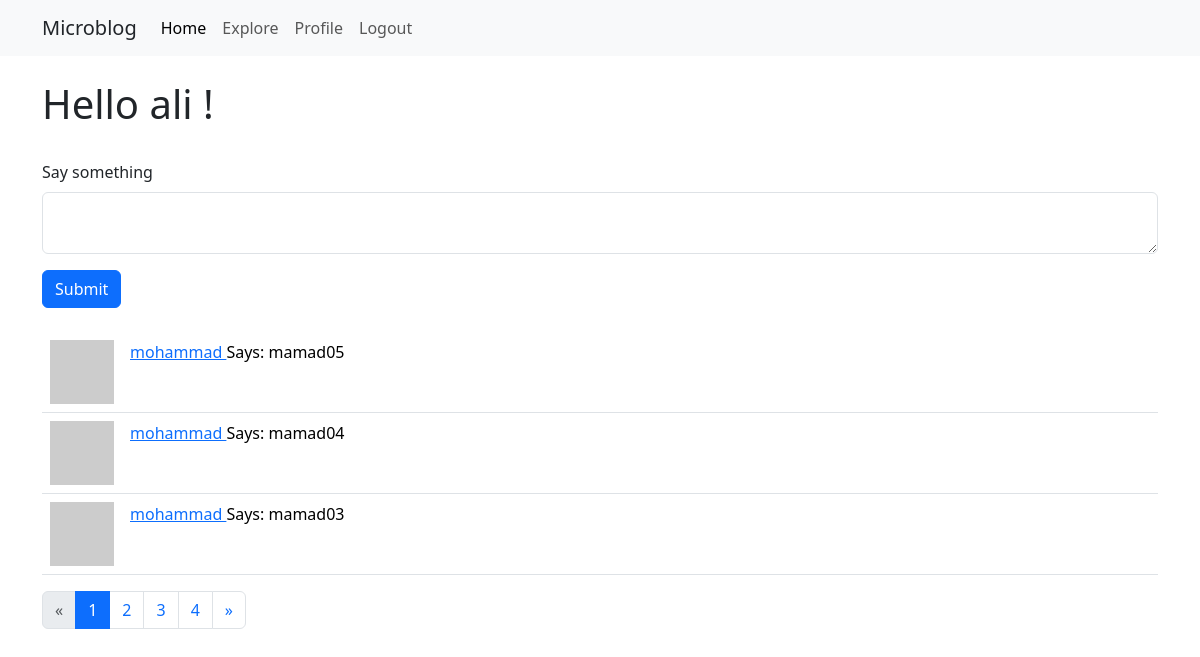
The page /index (signed in) on the database as committed earlier.
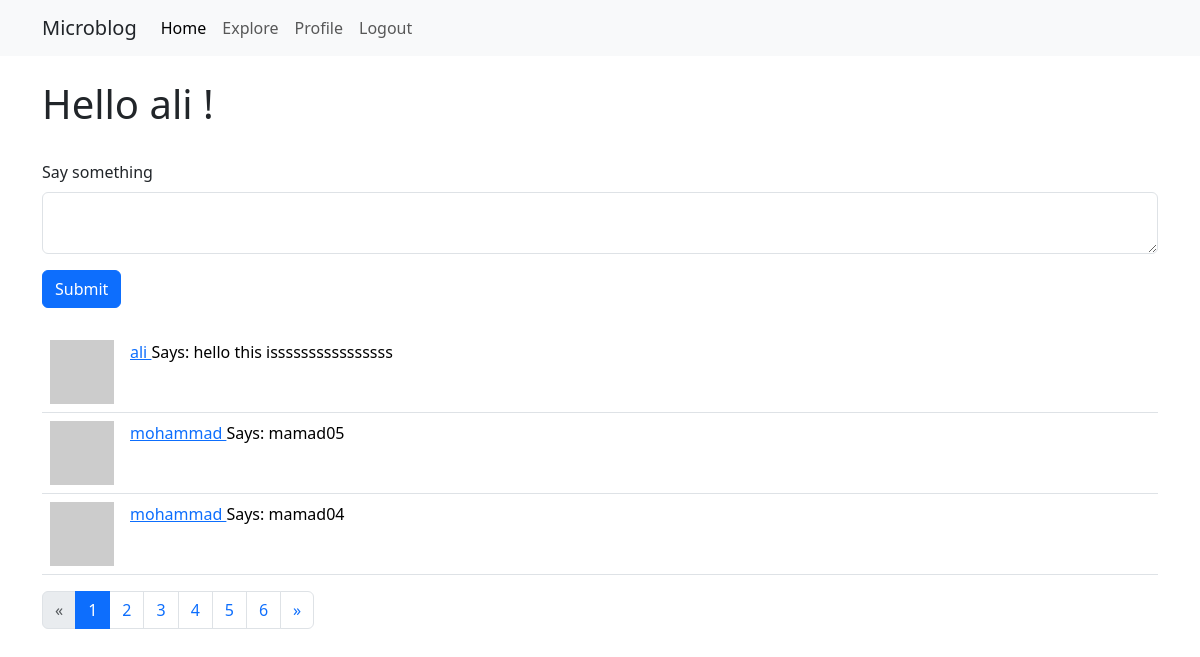
The same page on the database as committed later.
### myapp/models.py (models this page shows, shortened)
class User(db.Model, UserMixin):
    id = db.Column(db.Integer, primary_key=True)
    username = db.Column(db.String(64), index=True, unique=True)
    email = db.Column(db.String(128), index=True, unique=True)
    password_hash = db.Column(db.String(128))
    posts = db.relationship('Post', backref="author", lazy="dynamic")
    about_me = db.Column(db.String(140))
    last_seen = db.Column(db.DateTime(), default=datetime.utcnow)
    followed = db.relationship('User',secondary=follow_rel,
        primaryjoin = (id == follow_rel.c.follower_id),
        secondaryjoin = (id == follow_rel.c.followed_id),
        backref=db.backref("followers",lazy="dynamic"),
        lazy="dynamic"
    )
    def avatar(self, size, default="identicon"):
        digest = md5(self.email.encode("utf-8")).hexdigest()
        gravatar_link = "https://gravatar.com/avatar/{}?s={}&d={}"
        user_avatar = gravatar_link.format(digest, size, default)
        return user_avatar
    def following_posts(self):
        posts = Post.query.join(follow_rel, follow_rel.c.followed_id == Post.user_id).filter(follow_rel.c.follower_id == self.id)
        return posts
    def show_posts(self):
        posts = self.following_posts().union(self.posts).order_by(Post.timestamp.desc())
        return posts
    '''Expire in 10 minutes'''

class Post(db.Model):
    id = db.Column(db.Integer, primary_key=True)
    body = db.Column(db.Text())
    timestamp = db.Column(db.DateTime(), index=True, default=datetime.utcnow)
    user_id = db.Column(db.Integer, db.ForeignKey("user.id"))

### myapp/routes.py (the view)
@app.route("/",methods=["GET","POST"])
@app.route("/index",methods=["GET","POST"])
@login_required
def index():
    post_form = PostForm()
    if post_form.validate_on_submit():
       post = Post(body=post_form.body.data,author=current_user)
       db.session.add(post)
       db.session.commit()
       flash("Your post added successfully")
       return redirect(url_for("index"))
    page_number = request.args.get("page",default=1,type=int)
    posts = current_user.show_posts().paginate(page=page_number,per_page=app.config["POSTS_PER_PAGE"],error_out=False)
    return render_template("index.html", title="Home", posts=posts.items,form=post_form,pagination=posts)

### myapp/forms.py
class PostForm(FlaskForm):
    body = TextAreaField(label="Say something",validators=[DataRequired(),Length(min=1,max=140)])
    submit = SubmitField("Submit")

### myapp/models.py (called while the page is built)
@login.user_loader
def load_user(id):
    return User.query.get(int(id))

### myapp/routes.py (called while the page is built)
@app.before_request
def before_request_handler():
    if current_user.is_authenticated:
        current_user.last_seen = datetime.utcnow()
        db.session.commit()

### myapp/templates/index.html
{% extends "base.html" %}
{% block app_content %}
    <h1>Hello {{ current_user.username }} !</h1>
    <br>
	{% if form %}
	{% from 'bootstrap5/form.html' import render_form %}
	{{ render_form(form) }}<br>
	{% endif %}
	{% include "_posts.html" %}
	{% from 'bootstrap4/pagination.html' import render_pagination %}
	{{ render_pagination(pagination,align='center') }}
{% endblock %}

### myapp/templates/base.html (shortened to what this page needs)
<!DOCTYPE html>
<html lang="en">
<head>
	{% block head %}
	{% block styles %}
		{{ bootstrap.load_css() }}
	{% endblock %}
	{% endblock %}
</head>
<body>
	{% from 'bootstrap5/nav.html' import render_nav_item %}
	<nav class="navbar navbar-expand-lg bg-light">
	  <div class="container">
		  <a class="navbar-brand link-dark" href="{{ url_for('index') }}">Microblog</a>
		  {% from 'bootstrap5/utils.html' import render_icon %}
		<div class="collapse navbar-collapse" id="navbarSupportedContent">
		  <ul class="navbar-nav me-auto mb-2 mb-lg-0">
			{{ render_nav_item('index', 'Home', use_li=True) }}
			{{ render_nav_item('explore', 'Explore' ,use_li=True) }}
			{% if current_user.is_anonymous %}
			{{ render_nav_item('login' , 'Login',use_li=True) }}
			{% else %}
			{{ render_nav_item('user', 'Profile' ,use_li=True, username = current_user.username) }}
			{{ render_nav_item('logout', 'Logout',use_li=True) }}
			{% endif %}
		  </ul>
		</div>
	  </div>
	</nav>
	{% block content %}
	<div class="container">
	<br>
	{% block app_content %}
	{% endblock %}
	</div>
	{% endblock %}
</body>
</html>

### myapp/templates/_posts.html
<table class="table table-hover">
    {% for post in posts %}
    <tr>
        <td style="width:80px;"><img class="img-fluid" src="{{ post.author.avatar(size=64) }}" alt="picture"></td>
		<td><p><a href="{{ url_for('user',username = post.author.username) }}">
				{{ post.author.username }}
				</a>
				Says: {{ post.body }}
			</p>
		</td>
    </tr>
    {% endfor %}
</table>

Rows that differ between the two databases and show on the page:
no longer on this page (row unchanged): Post: author.username "mohammad", body "mamad03"
added Post: author.username "ali", body "hello this issssssssssssssss"
Other text that changed with them:
{{ render_pagination(pagination,align='center') }}: "« 1 2 3 4 »" → "« 1 2 3 4 5 6 »"
